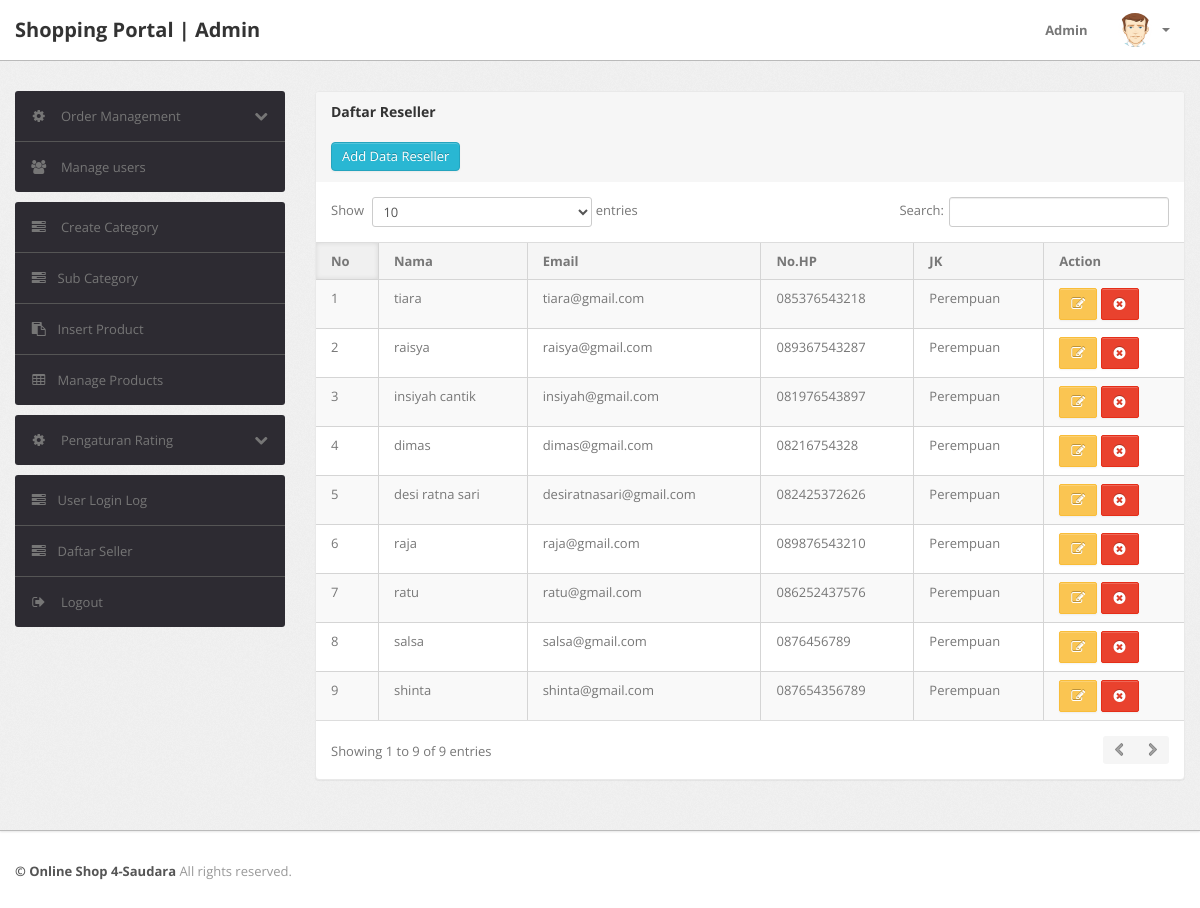
The app's page /admin/seller.php (signed in) with its own data.
### tables this page shows
CREATE TABLE `seller` (
  `id` int(10) NOT NULL,
  `nama` varchar(100) NOT NULL,
  `email` varchar(50) NOT NULL,
  `noHP` varchar(15) NOT NULL,
  `jeniskelamin` varchar(50) NOT NULL,
  `username` varchar(50) NOT NULL,
  `password` varchar(50) NOT NULL,
  `alamat` varchar(150) NOT NULL
);

### admin/seller.php (the view, shortened to what this page needs)
<?php
include('include/config.php');
if(strlen($_SESSION['alogin'])==0)
{
	header('location:index.php');
}
else{
	?>
	<!DOCTYPE html>
	<html lang="en">
	<head>
		<link type="text/css" href="bootstrap/css/bootstrap.min.css" rel="stylesheet">
		<link type="text/css" href="bootstrap/css/bootstrap-responsive.min.css" rel="stylesheet">
		<link type="text/css" href="css/theme.css" rel="stylesheet">
		<link type="text/css" href="images/icons/css/font-awesome.css" rel="stylesheet">
	</head>
	<body>
		<?php include('include/header.php');?>
		<div class="wrapper">
			<div class="container">
				<div class="row">
					<?php include('include/sidebar.php');?>
					<div class="span9">
						<div class="content">
							<div class="module">
								<div class="module-head">
									<h3>Daftar Reseller</h3><br/>
									<a href="tambahseller.php" type="button" class="btn btn-info" ><font color="white"><i class="glyphicon glyphicon-plus"></i> Add Data Reseller</font></a>
								</div>
								<div class="module-body table">
									<table cellpadding="0" cellspacing="0" border="0" class="datatable-1 table table-bordered table-striped	 display" width="100%">
										<thead>
											<tr>
												<th>No</th>
												<th>Nama</th>
												<th>Email</th>
												<th>No.HP</th>
												<th>JK</th>
												<th>Action</th>
											</tr>
										</thead>
										<tbody>
											<?php $query=mysqli_query($con,"select * from seller order by id DESC");
											$cnt=1;
											while($row=mysqli_fetch_array($query))
											{
												?>
												<tr>
													<td><?php echo htmlentities($cnt);?></td>
													<td><?php echo htmlentities($row['nama']);?></td>
													<td><?php echo htmlentities($row['email']);?></td>
													<td><?php echo htmlentities($row['noHP']);?></td>
													<?php if($row['jeniskelamin']==1){ ?>
														<td><?php echo 'Laki-Laki' ?></td>
													<?php }else{ ?>
														<td><?php echo 'Perempuan' ?></td>
													<?php } ?>
													<td>
														<a href="seller_edit.php?id=<?php echo $row['id']; ?>" title="Edit Data" type="button" class="btn btn-sm btn-warning"><font color="white"><i class="icon-edit"></i></font></a>
														<a onclick="if(confirm('Apakah anda yakin ingin menghapus data ini ??')){ location.href='action_reseller_delete.php?id=<?php echo $row['id']; ?>' }" title= "Delete Data" class="btn btn-sm btn-danger"><i class="icon-remove-sign"></i></a>
													</td>
													<?php $cnt=$cnt+1; } ?>
												</table>
											</div>
										</div>
									</div>
								</div>
							</div>
						</div>
					</div>
					<?php include('include/footer.php');?>
				</body>
				<?php } ?>

### records on screen
seller: nama "tiara", email "tiara@gmail.com", noHP "085376543218", jeniskelamin "Perempuan"
seller: nama "raisya", email "raisya@gmail.com", noHP "089367543287", jeniskelamin "Perempuan"
seller: nama "insiyah cantik", email "insiyah@gmail.com", noHP "081976543897", jeniskelamin "Perempuan"
seller: nama "dimas", email "dimas@gmail.com", noHP "08216754328", jeniskelamin "Perempuan"
seller: nama "desi ratna sari", email "desiratnasari@gmail.com", noHP "082425372626", jeniskelamin "Perempuan"
seller: nama "raja", email "raja@gmail.com", noHP "089876543210", jeniskelamin "Perempuan"
seller: nama "ratu", email "ratu@gmail.com", noHP "086252437576", jeniskelamin "Perempuan"
seller: nama "salsa", email "salsa@gmail.com", noHP "0876456789", jeniskelamin "Perempuan"
seller: nama "shinta", email "shinta@gmail.com", noHP "087654356789", jeniskelamin "Perempuan"
